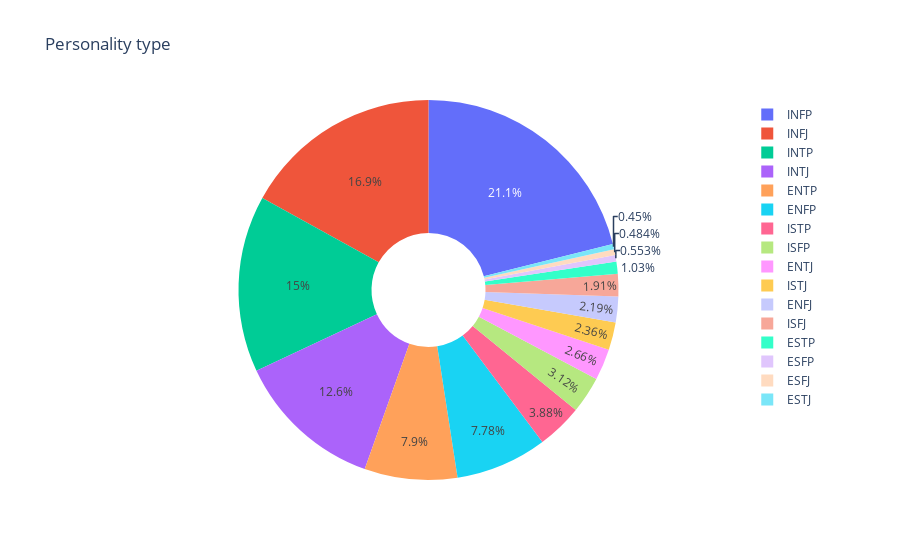

This figure's notebook cell:
### Code cell
#Create an interactive pie chart to identify the number of each personality type in a proportion
px.pie(mbti_data,names='type',title='Personality type',hole=0.3)

### Figure 1 — Plotly figure (JSON) as saved in the notebook; plotly's stock layout.template omitted (floating-point values rounded to 4 significant figures; data arrays with more than 128 entries replaced by an {"elided": "..."} marker saying what was removed)
{"data": [{"domain": {"x": [0, 1], "y": [0, 1]}, "hole": 0.3, "hovertemplate": "type=%{label}<extra></extra>", "labels": {"elided": "8675 str values"}, "legendgroup": "", "name": "", "showlegend": true, "type": "pie"}], "layout": {"legend": {"tracegroupgap": 0}, "title": {"text": "Personality type"}}}
